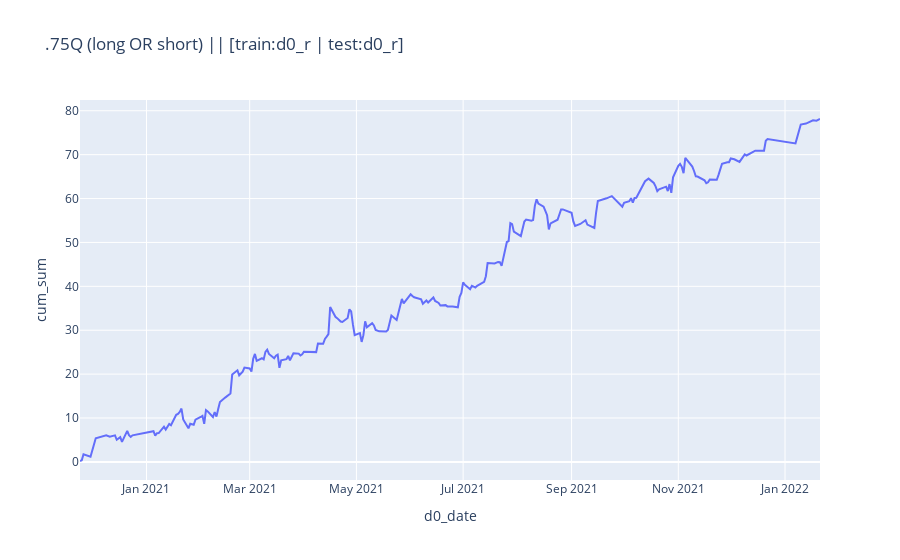

The notebook cell this image was saved under:
### Code cell
long_or_short = px.line(data_frame=either_long_short, x = test_date, y = 'cum_sum', title=f'.75Q (long OR short) || [train:{train_day} | test:{test_day}]')
long_or_short.show()

### Figure 1 — Plotly figure (JSON) as saved in the notebook; plotly's stock layout.template omitted (floating-point values rounded to 4 significant figures; data arrays with more than 128 entries replaced by an {"elided": "..."} marker saying what was removed)
{"data": [{"hovertemplate": "d0_date=%{x}<br>cum_sum=%{y}<extra></extra>", "legendgroup": "", "line": {"color": "#636efa", "dash": "solid"}, "marker": {"symbol": "circle"}, "mode": "lines", "name": "", "orientation": "v", "showlegend": false, "type": "scatter", "x": {"elided": "230 str values"}, "xaxis": "x", "y": {"elided": "230 float values"}, "yaxis": "y"}], "layout": {"legend": {"tracegroupgap": 0}, "title": {"text": ".75Q (long OR short) || [train:d0_r | test:d0_r]"}, "xaxis": {"anchor": "y", "domain": [0, 1], "title": {"text": "d0_date"}}, "yaxis": {"anchor": "x", "domain": [0, 1], "title": {"text": "cum_sum"}}}}
